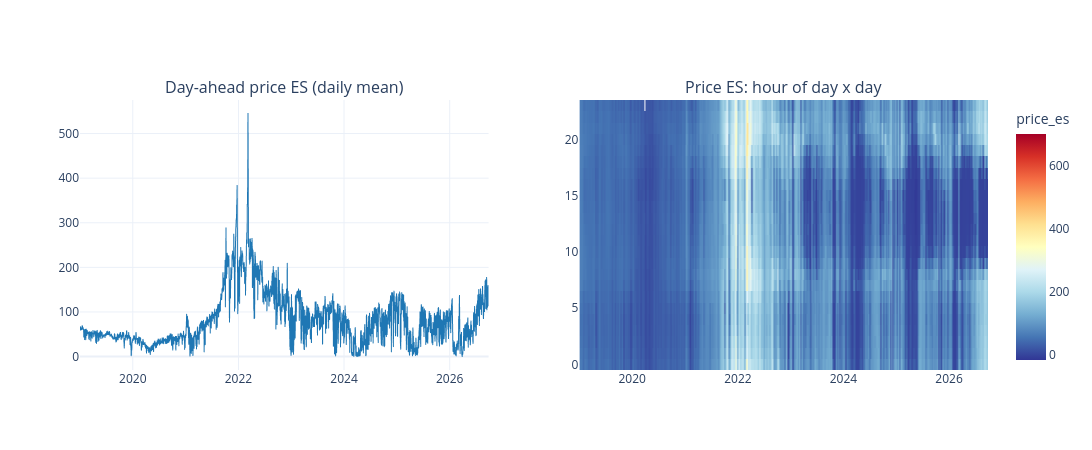

Notebook cell for this chart:
### Code cell
def plot_grid(
    figs: list,
    rows: int,
    cols: int,
    width: int = 1400,
    height: int = 450,
):
    out = make_subplots(
        rows=rows,
        cols=cols,
        subplot_titles=[f.layout.title.text or "" for f in figs],
    )
    for i, f in enumerate(figs):
        out.add_traces(list(f.data), rows=i // cols + 1, cols=i % cols + 1)
    return out.update_layout(width=width, height=height, template="plotly_white", showlegend=False)

plot_grid(
    [
        line_chart(omie_price, "datetime", "price_es", every="1d", title="Day-ahead price ES (daily mean)"),
        carpet_plot(omie_price, "datetime", "price_es", title="Price ES: hour of day x day"),
    ],
    rows=1,
    cols=2,
)

### Figure 1 — Plotly figure (JSON) as saved in the notebook; plotly's stock layout.template omitted (floating-point values rounded to 4 significant figures; data arrays with more than 128 entries replaced by an {"elided": "..."} marker saying what was removed)
{"data": [{"line": {"color": "#1f77b4", "width": 1}, "mode": "lines", "name": "price_es", "type": "scattergl", "x": {"elided": "2823 str values"}, "xaxis": "x", "y": {"elided": "2823 float values"}, "yaxis": "y"}, {"colorbar": {"title": {"text": "price_es"}}, "colorscale": [[0, "rgb(49,54,149)"], [0.1, "rgb(69,117,180)"], [0.2, "rgb(116,173,209)"], [0.3, "rgb(171,217,233)"], [0.4, "rgb(224,243,248)"], [0.5, "rgb(255,255,191)"], [0.6, "rgb(254,224,144)"], [0.7, "rgb(253,174,97)"], [0.8, "rgb(244,109,67)"], [0.9, "rgb(215,48,39)"], [1, "rgb(165,0,38)"]], "type": "heatmap", "x": {"elided": "67744 str values"}, "xaxis": "x2", "y": {"elided": "67744 float values"}, "yaxis": "y2", "z": {"elided": "67744 float values"}}], "layout": {"annotations": [{"font": {"size": 16}, "showarrow": false, "text": "Day-ahead price ES (daily mean)", "x": 0.225, "xanchor": "center", "xref": "paper", "y": 1, "yanchor": "bottom", "yref": "paper"}, {"font": {"size": 16}, "showarrow": false, "text": "Price ES: hour of day x day", "x": 0.775, "xanchor": "center", "xref": "paper", "y": 1, "yanchor": "bottom", "yref": "paper"}], "height": 450, "showlegend": false, "width": 1400, "xaxis": {"anchor": "y", "domain": [0, 0.45]}, "xaxis2": {"anchor": "y2", "domain": [0.55, 1]}, "yaxis": {"anchor": "x", "domain": [0, 1]}, "yaxis2": {"anchor": "x2", "domain": [0, 1]}}}
